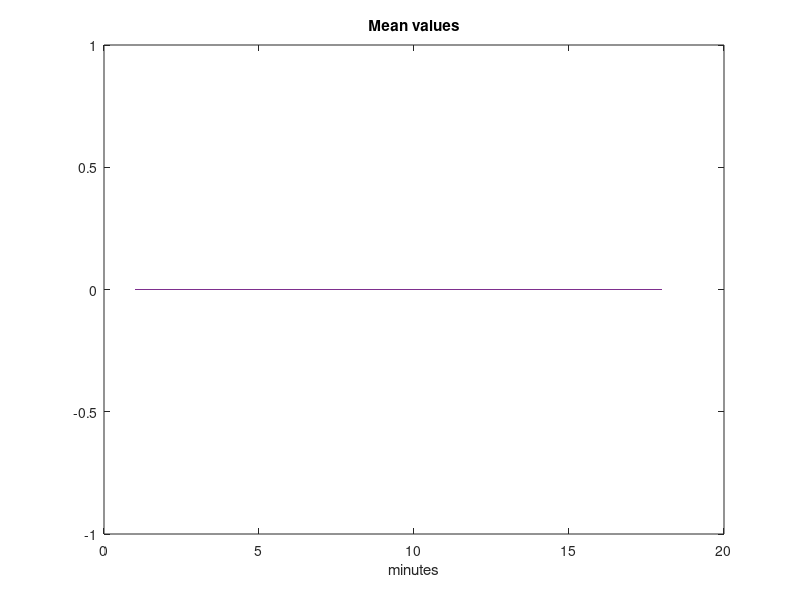
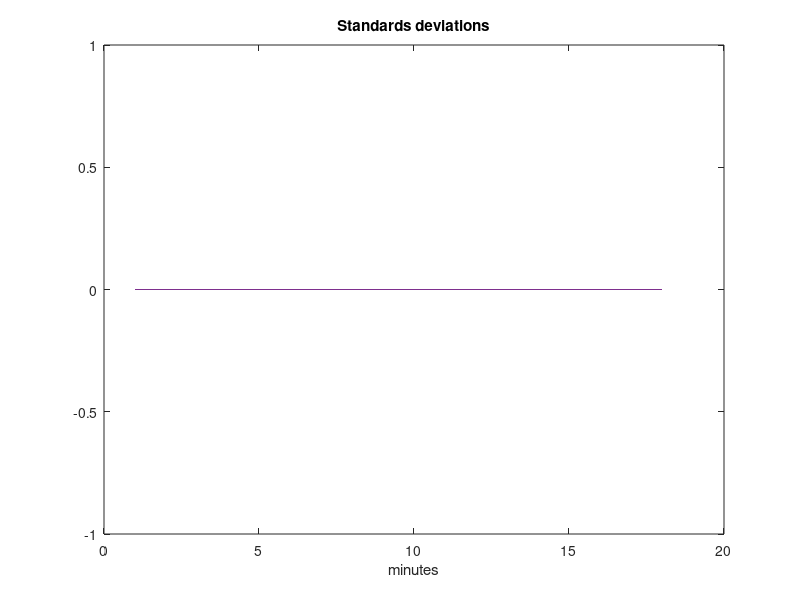

Write the MATLAB code that produced these figures, in order.

clear; clc;
M = 3;
dd = dir('dataB/*.mat');
Nfiles = length(dd);

L = 11730944;
offset = 4000; %Offset into the dataset

fs = 128;
Nr_min = 18; % Number of minutes to analyse, data is to big to analyse all minutes
NN = 7680*Nr_min; 

Mean_values = zeros(4,Nr_min);
STD_values = zeros(4,Nr_min);


 for ff = 1:Nfiles
     load(['dataB/',dd(ff).name]);
     x0 = data(offset+(1:NN),1);
     %Remove baseline wander
     [b,a] = butter(2,0.5/(fs/2),"high");
     x0_new = filter(b,a,x0);
     x_matrix = reshape(x0_new,7680,[]); 

     % Input mean and std maybe
     Mean_x = zeros(Nr_min,1);
     STD_x = zeros(Nr_min,1);

     %for interval = linspace(1,L-offset,NN)
    
     for i = 1:Nr_min-1
         m0 = 0 ; 
         p = 3;
         x = x_matrix(:,i);


         % Here is a lmfir_diff filter designed (needs to be completed)
         h1diff = lmfir_diff(@monofun,@monoderfun,p,M,m0);
         y1diff = filter(h1diff,1,x);
         
         
         %y1diff = x0; % uncomment this if directly peak-find on ECG trace.
         
         % You need to set MPH and MPD to some good values....
         [p,r_indices] = findpeaks(y1diff,'MinPeakHeight',0.1,'MinPeakDistance',60);
         
         % Calculate RR intervals
         rr = diff(r_indices);

         % Could implemepent outliers algorithm here

         Mean_x(i) = mean(rr);
         STD_x(i) = std(rr);
     end
    Mean_values(ff,:) =  Mean_x;
    STD_values(ff,:) = STD_x;
 end 
figure(1)
plot(Mean_values');
title('Mean values')
xlabel('minutes')
figure(2)
plot(STD_values')  
title('Standards deviations')
xlabel('minutes')
 
 function f = monofun(i,m) 
     if i==0
         f = 1;
     elseif i==1
         f = m;
     elseif i>0
         f = m^i;
     else
         error('i must be a positive integer');
     end
 end
 
 function fd = monoderfun(i,m) 
     if i==0
         fd = 0;
     elseif i==1
         fd = 1;
     elseif i>1
         fd = i*(m^(i-1));
     else
         error('i must be a positive integer');
     end
 end
